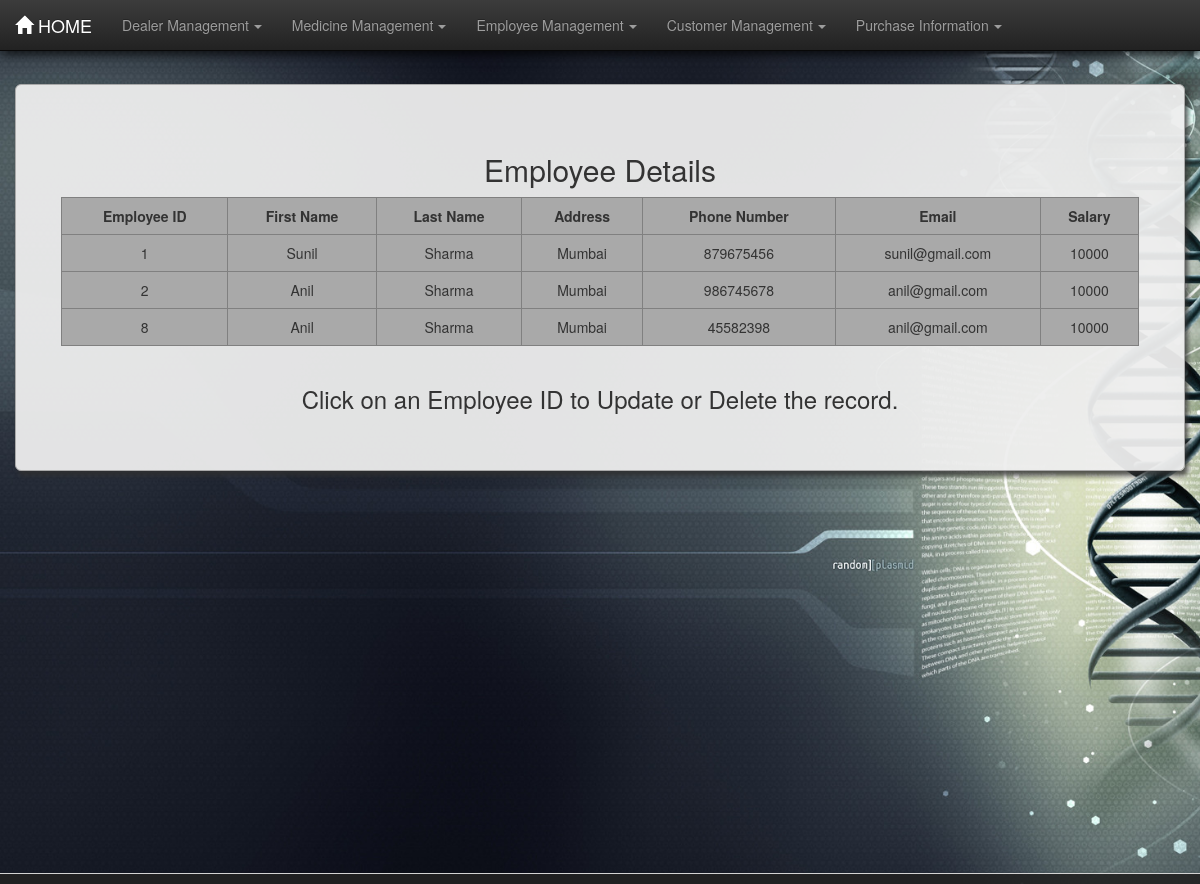
Screenshot of /pharma/emptable/ with the database file from the repository.
### pharma/models.py (models this page shows, shortened)
class Employee(models.Model):
    e_id = models.IntegerField(unique=True)
    fname = models.CharField(max_length=30)
    lname = models.CharField(max_length=30)
    address = models.CharField(max_length=100)
    email = models.CharField(max_length=50)
    sal = models.CharField(max_length=20)
    phn_no = models.BigIntegerField(unique=True)

### pharma/views.py (the view)
def emptable(request):
    emp = Employee.objects.all()
    dict = {"emp": emp}
    return render(request, 'pharma/emptable.html', dict)

### pharma/templates/pharma/emptable.html (shortened to what this page needs)
{% load staticfiles %}
<!DOCTYPE html>
<html lang="en">
<head>
    <link rel="stylesheet" href="{% static 'pharma/css/bootstrap.min.css' %}">
    <link rel="stylesheet" href="{% static 'pharma/css/bootstrap-theme.min.css' %}">
    <link rel="stylesheet" href="{% static 'pharma/css/style.css' %}">
</head>
<body>
<nav class="navbar navbar-inverse navbar-fixed-top">
    <div class="container-fluid">
        <div class="navbar-header">
            <a href="/pharma/" class="navbar-brand"><span
                    class="glyphicon glyphicon glyphicon-home"></span>&nbsp;HOME</a>
        </div>
        <div class="collapse navbar-collapse" id="thisnav">
            <ul class="nav navbar-nav">
                <li class="dropdown"><a href="#" class="dropdown-toggle" data-toggle="dropdown">Dealer Management<b
                        class="caret"></b></a>
                </li>
                <li class="dropdown"><a href="#" class="dropdown-toggle" data-toggle="dropdown">Medicine Management<b
                        class="caret"></b></a>
                </li>
                <li class="dropdown"><a href="#" class="dropdown-toggle" data-toggle="dropdown">Employee Management<b
                        class="caret"></b></a>
                </li>
                <li class="dropdown"><a href="#" class="dropdown-toggle" data-toggle="dropdown">Customer Management<b
                        class="caret"></b></a>
                </li>
                <li class="dropdown"><a href="#" class="dropdown-toggle" data-toggle="dropdown">Purchase Information<b
                        class="caret"></b></a>
                </li>
            </ul>
        </div>
    </div>
</nav>
<div class="container-fluid martop7">
    <div class="jumbotron jumcust">
        <h2>Employee Details</h2>
        <div class="row">
            <div class="col-md-1">
            </div>
            <table border="1" class="table table-responsive table-hover col-md-10">
                <tr>
                    <th>Employee ID</th>
                    <th>First Name</th>
                    <th>Last Name</th>
                    <th>Address</th>
                    <th>Phone Number</th>
                    <th>Email</th>
                    <th>Salary</th>
                </tr>
                {% for foo in emp %}
                    <tr>
                        <td class="idlink"><a href="/pharma/empformview{{ foo.id }}/">{{ foo.e_id }}</a></td>
                        <td>{{ foo.fname }}</td>
                        <td>{{ foo.lname }}</td>
                        <td>{{ foo.address }}</td>
                        <td>{{ foo.phn_no }}</td>
                        <td>{{ foo.email }}</td>
                        <td>{{ foo.sal }}</td>
                    </tr>
                {% endfor %}
            </table>
        </div>
        <footer><h3>Click on an Employee ID to Update or Delete the record.</h3></footer>
    </div>
</div>
<footer id="contact" class="container-fluid text-center">
</footer>
</body>
</html>

### pharma/static/pharma/css/style.css (style rules this page uses)
body { background-image: url("images/bghome.jpg"); background-size: cover; background-attachment: fixed; min-height: 100vh; }
.caret { margin-left: 5px; }
table { text-align: center; border-collapse: collapse; background-color: darkgray; }
th { text-align: center; }
.martop7 { margin-top: 7%; }
.jumcust { box-shadow: 3px 5px 5px rgba(47, 47, 47, 0.8); border: 1px solid darkgrey; border-radius: 0px; text-align: center; background-color: rgba(238, 238, 238, 0.95); }
.table>tbody>tr>td, .table>tbody>tr>th { border-top: none; }
a:link { text-decoration: none; color: #333; }
#contact { padding-top: 0.5rem; padding-bottom: 0.5rem; border-top: 1px solid; background-color: rgba(34, 34, 34, 0.9); color: lightgray; font-size: 1.5rem; position: fixed; left: 0; bottom: 0; width: 100%; }
.navbar { box-shadow: 2px 3px 10px rgba(0, 0, 0, 0.8); }

### rows the page displays
Employee: e_id "1", fname "Sunil", lname "Sharma", address "Mumbai", phn_no "879675456", email "sunil@gmail.com", sal "10000"
Employee: e_id "2", fname "Anil", lname "Sharma", address "Mumbai", phn_no "986745678", email "anil@gmail.com", sal "10000"
Employee: e_id "8", fname "Anil", lname "Sharma", address "Mumbai", phn_no "45582398", email "anil@gmail.com", sal "10000"
